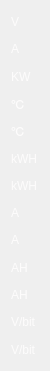
   <widget class="QWidget" name="layoutWidget_11">
    <property name="geometry">
     <rect>
      <x>200</x>
      <y>140</y>
      <width>50</width>
      <height>371</height>
     </rect>
    </property>
    <layout class="QVBoxLayout" name="verticalLayout_15">
     <item>
      <widget class="QLabel" name="label_218">
       <property name="styleSheet">
        <string notr="true">font: 17px &quot;Ubuntu&quot;;
color: rgb(253, 252, 252);</string>
       </property>
       <property name="text">
        <string>V</string>
       </property>
      </widget>
     </item>
     <item>
      <widget class="QLabel" name="label_219">
       <property name="styleSheet">
        <string notr="true">font: 17px &quot;Ubuntu&quot;;
color: rgb(253, 252, 252);</string>
       </property>
       <property name="text">
        <string>A</string>
       </property>
      </widget>
     </item>
     <item>
      <widget class="QLabel" name="label_220">
       <property name="styleSheet">
        <string notr="true">font: 17px &quot;Ubuntu&quot;;
color: rgb(253, 252, 252);</string>
       </property>
       <property name="text">
        <string>KW</string>
       </property>
      </widget>
     </item>
     <item>
      <widget class="QLabel" name="label_221">
       <property name="styleSheet">
        <string notr="true">font: 17px &quot;Ubuntu&quot;;
color: rgb(253, 252, 252);</string>
       </property>
       <property name="text">
        <string>℃</string>
       </property>
      </widget>
     </item>
     <item>
      <widget class="QLabel" name="label_222">
       <property name="styleSheet">
        <string notr="true">font: 17px &quot;Ubuntu&quot;;
color: rgb(253, 252, 252);</string>
       </property>
       <property name="text">
        <string>℃</string>
       </property>
      </widget>
     </item>
     <item>
      <widget class="QLabel" name="label_223">
       <property name="styleSheet">
        <string notr="true">font: 17px &quot;Ubuntu&quot;;
color: rgb(253, 252, 252);</string>
       </property>
       <property name="text">
        <string>kWH</string>
       </property>
      </widget>
     </item>
     <item>
      <widget class="QLabel" name="label_224">
       <property name="styleSheet">
        <string notr="true">font: 17px &quot;Ubuntu&quot;;
color: rgb(253, 252, 252);</string>
       </property>
       <property name="text">
        <string>kWH</string>
       </property>
      </widget>
     </item>
     <item>
      <widget class="QLabel" name="label_225">
       <property name="styleSheet">
        <string notr="true">font: 17px &quot;Ubuntu&quot;;
color: rgb(253, 252, 252);</string>
       </property>
       <property name="text">
        <string>A</string>
       </property>
      </widget>
     </item>
     <item>
      <widget class="QLabel" name="label_226">
       <property name="styleSheet">
        <string notr="true">font: 17px &quot;Ubuntu&quot;;
color: rgb(253, 252, 252);</string>
       </property>
       <property name="text">
        <string>A</string>
       </property>
      </widget>
     </item>
     <item>
      <widget class="QLabel" name="label_227">
       <property name="styleSheet">
        <string notr="true">font: 17px &quot;Ubuntu&quot;;
color: rgb(253, 252, 252);</string>
       </property>
       <property name="text">
        <string>AH</string>
       </property>
      </widget>
     </item>
     <item>
      <widget class="QLabel" name="label_228">
       <property name="styleSheet">
        <string notr="true">font: 17px &quot;Ubuntu&quot;;
color: rgb(253, 252, 252);</string>
       </property>
       <property name="text">
        <string>AH</string>
       </property>
      </widget>
     </item>
     <item>
      <widget class="QLabel" name="label_246">
       <property name="styleSheet">
        <string notr="true">font: 17px &quot;Ubuntu&quot;;
color: rgb(253, 252, 252);</string>
       </property>
       <property name="text">
        <string>V/bit</string>
       </property>
      </widget>
     </item>
     <item>
      <widget class="QLabel" name="label_247">
       <property name="styleSheet">
        <string notr="true">font: 17px &quot;Ubuntu&quot;;
color: rgb(253, 252, 252);</string>
       </property>
       <property name="text">
        <string>V/bit</string>
       </property>
      </widget>
     </item>
    </layout>
   </widget>
